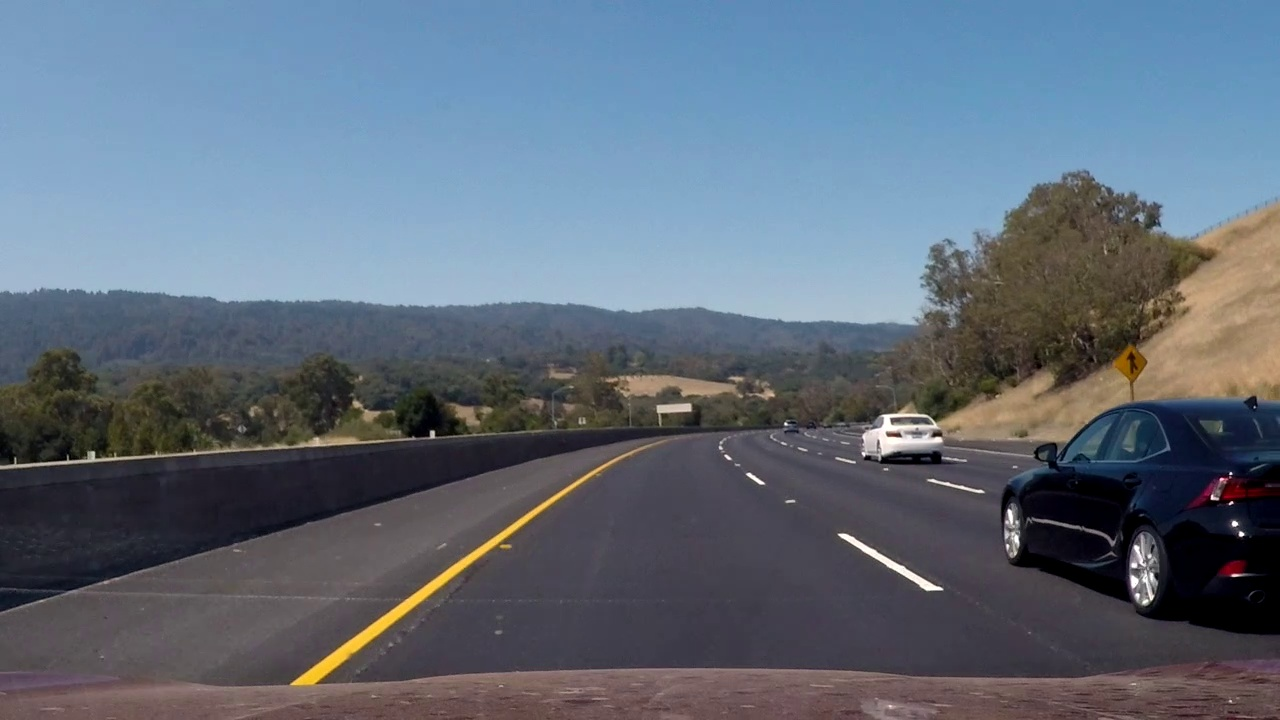
#> input picture 720x1280.jpg, 1280 x 720 px, found by its file name
$ python program3.py   (older library calls are emulated)
#> lines starting #> are read from the running program, lines starting #| are printed output that depends on the picture
import cv2
img = cv2.imread("720x1280.jpg")
#> img is the input picture: shape (720, 1280, 3); mean B, G, R 122.2, 108.2, 96.5
img1 = cv2.resize(img, (240,1280))
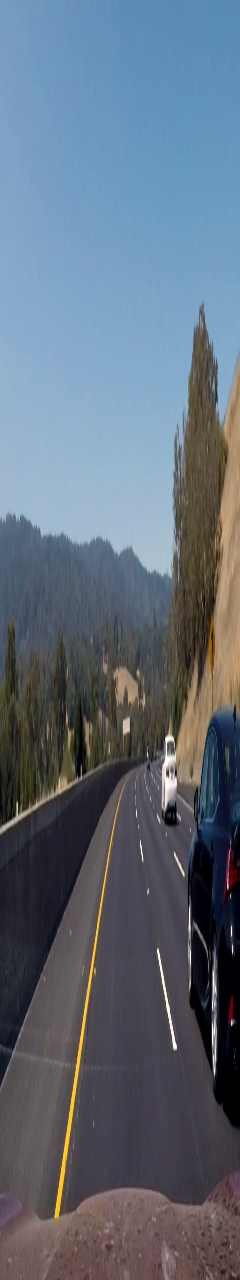
#> img1: shape (1280, 240, 3); mean B, G, R 122.1, 108.1, 96.4
cv2.imwrite("Cropped image.jpg",img1)
laplacian = cv2.Laplacian(img1,cv2.CV_64F)
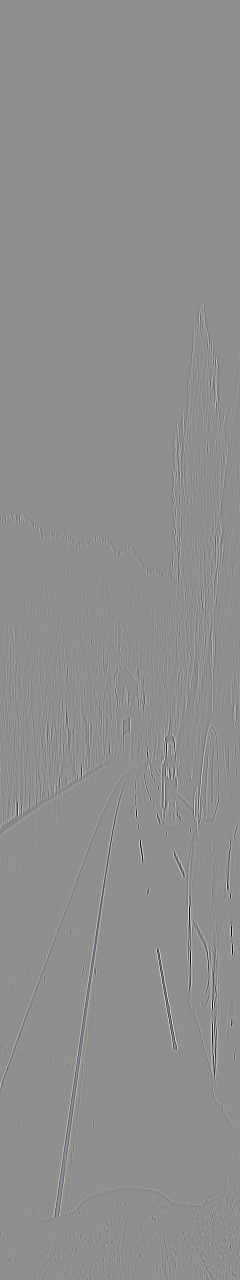
#> laplacian: shape (1280, 240, 3) float64; mean B, G, R 0, 0, 0; drawn with min black and max white
cv2.imwrite('Laplacian.jpg',laplacian)
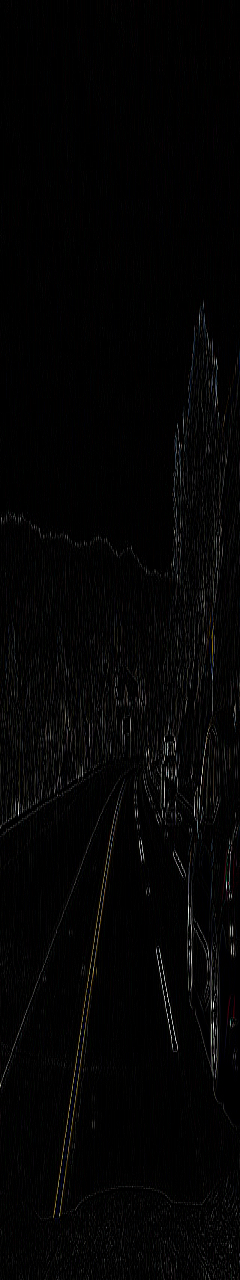
#> saved as Laplacian.jpg: shape (1280, 240, 3); mean B, G, R 3.9, 3.9, 4.1
